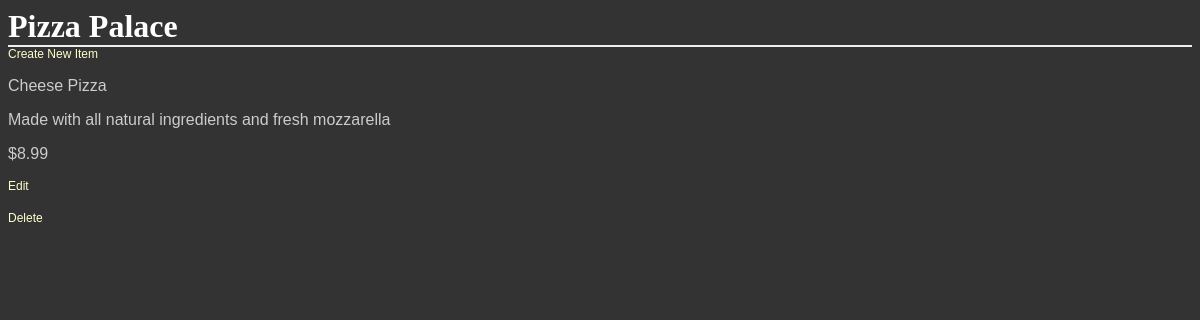
Page /restaurants/1/ on the committed database.
### database_setup.py (models this page shows, shortened)
class Restaurant(Base):
    __tablename__='restaurant'
    id = Column(Integer, primary_key = True)
    name = Column(String(80), nullable = False)

class MenuItem(Base):
    __tablename__='menu_item'
    id = Column(Integer, primary_key = True)
    name = Column(String(80), nullable = False)
    description = Column(String(250))
    price = Column(String(8))
    course = Column(String(250))
    restaurant_id = Column(Integer, ForeignKey('restaurant.id'))
    restaurant = relationship(Restaurant)

### project.py (the view)
@app.route('/')
@app.route('/restaurants/<int:restaurant_id>/')
def restaurantMenu(restaurant_id):
    restaurant = session.query(Restaurant).filter_by(id = restaurant_id).one()
    items = session.query(MenuItem).filter_by(restaurant_id = restaurant.id)
    return render_template('menu.html', restaurant=restaurant, items = items)

### templates/menu.html (shortened to what this page needs)
<html>
<head>
    <link rel=stylesheet type=text/css href="{{url_for('static', filename='styles.css')}}">
</head>
<body>
<h1>{{restaurant.name}}</h1>
<a href='{{url_for('newMenuItem', restaurant_id = restaurant.id) }}'>Create New Item</a>
{% for i in items %}
<div>
<p>{{i.name}}</p>
<p>{{i.description}}</p>
<p> {{i.price}} </p>
<a href='{{url_for('editMenuItem', restaurant_id = restaurant.id, menu_id = i.id) }}'>Edit</a>
<br/></br>
<a href='{{url_for('deleteMenuItem', restaurant_id = restaurant.id, menu_id = i.id) }}'>Delete</a>
</div>
<br/><br/>
{% endfor %}
</body>
</html>

### static/styles.css (style rules this page uses)
body { font-family: sans-serif; background-image: url('img3.jpg'); background-color: #333333 }
h1, h2, h3, h4 { color: #ffffff; }
h1, h2 { font-family: 'georgia', serif; margin: 0; }
h1 { border-bottom: 2px solid #eee; }
p, dd, dt { color: #cccccc; }
a { text-decoration: none; color: #ffffcc; font-size: .75em; }

### rows in the picture
Restaurant: name "Pizza Palace"
MenuItem: name "Cheese Pizza", description "Made with all natural ingredients and fresh mozzarella", price "$8.99"
